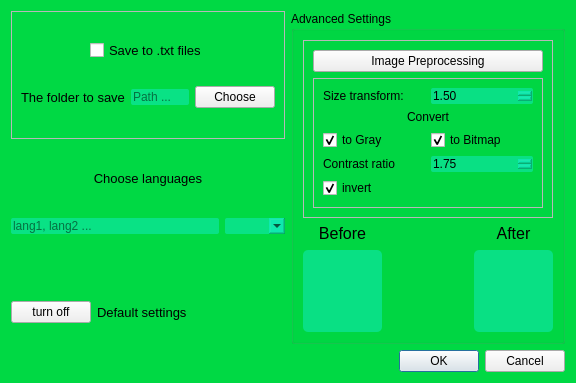
<?xml version="1.0" encoding="UTF-8"?>
<ui version="4.0">
 <class>Form</class>
 <widget class="QWidget" name="Form">
  <property name="windowModality">
   <enum>Qt::NonModal</enum>
  </property>
  <property name="geometry">
   <rect>
    <x>0</x>
    <y>0</y>
    <width>576</width>
    <height>383</height>
   </rect>
  </property>
  <property name="minimumSize">
   <size>
    <width>576</width>
    <height>383</height>
   </size>
  </property>
  <property name="maximumSize">
   <size>
    <width>650</width>
    <height>450</height>
   </size>
  </property>
  <property name="windowTitle">
   <string>Image Settings</string>
  </property>
  <property name="styleSheet">
   <string notr="true">#Form {
	background-color: rgb(0, 217, 68);
}

QLineEdit, QComboBox, QDoubleSpinBox, #label_image_before, #label_image_after {
	border-radius: 2px;
	background-color: rgb(26, 244, 255, 88);
}

#label_image_before, #label_image_after {
	border-radius: 5px;
}</string>
  </property>
  <layout class="QVBoxLayout" name="verticalLayout_11">
   <item>
    <layout class="QVBoxLayout" name="verticalLayout_10">
     <item>
      <layout class="QHBoxLayout" name="horizontalLayout_9" stretch="1,1">
       <item>
        <layout class="QVBoxLayout" name="verticalLayout_9" stretch="2,2,1">
         <item>
          <widget class="QFrame" name="frame_3">
           <property name="frameShape">
            <enum>QFrame::StyledPanel</enum>
           </property>
           <property name="frameShadow">
            <enum>QFrame::Raised</enum>
           </property>
           <layout class="QVBoxLayout" name="verticalLayout_7">
            <item>
             <layout class="QHBoxLayout" name="horizontalLayout_6" stretch="1,1,1">
              <item>
               <spacer name="horizontalSpacer">
                <property name="orientation">
                 <enum>Qt::Horizontal</enum>
                </property>
                <property name="sizeHint" stdset="0">
                 <size>
                  <width>238</width>
                  <height>17</height>
                 </size>
                </property>
               </spacer>
              </item>
              <item>
               <widget class="QCheckBox" name="check_to_txt">
                <property name="font">
                 <font>
                  <pointsize>10</pointsize>
                 </font>
                </property>
                <property name="layoutDirection">
                 <enum>Qt::LeftToRight</enum>
                </property>
                <property name="autoFillBackground">
                 <bool>false</bool>
                </property>
                <property name="inputMethodHints">
                 <set>Qt::ImhNone</set>
                </property>
                <property name="text">
                 <string>Save to .txt files</string>
                </property>
                <property name="tristate">
                 <bool>false</bool>
                </property>
               </widget>
              </item>
              <item>
               <spacer name="horizontalSpacer_2">
                <property name="orientation">
                 <enum>Qt::Horizontal</enum>
                </property>
                <property name="sizeHint" stdset="0">
                 <size>
                  <width>40</width>
                  <height>20</height>
                 </size>
                </property>
               </spacer>
              </item>
             </layout>
            </item>
            <item>
             <layout class="QHBoxLayout" name="horizontalLayout_5">
              <item>
               <widget class="QLabel" name="label_7">
                <property name="font">
                 <font>
                  <pointsize>10</pointsize>
                 </font>
                </property>
                <property name="text">
                 <string>The folder to save</string>
                </property>
               </widget>
              </item>
              <item>
               <widget class="QLineEdit" name="lineEdit_folder_path">
                <property name="placeholderText">
                 <string>Path ...</string>
                </property>
               </widget>
              </item>
              <item>
               <widget class="QPushButton" name="choose_folder_save_but">
                <property name="text">
                 <string>Choose</string>
                </property>
               </widget>
              </item>
             </layout>
            </item>
           </layout>
          </widget>
         </item>
         <item>
          <layout class="QVBoxLayout" name="verticalLayout_8" stretch="2,3,1">
           <item>
            <widget class="QLabel" name="label_8">
             <property name="font">
              <font>
               <pointsize>10</pointsize>
              </font>
             </property>
             <property name="text">
              <string>Сhoose languages</string>
             </property>
             <property name="alignment">
              <set>Qt::AlignCenter</set>
             </property>
            </widget>
           </item>
           <item>
            <layout class="QHBoxLayout" name="horizontalLayout_7">
             <item>
              <widget class="QLineEdit" name="input_langs">
               <property name="placeholderText">
                <string>lang1, lang2 ...</string>
               </property>
              </widget>
             </item>
             <item>
              <widget class="QComboBox" name="comboBox_langs"/>
             </item>
            </layout>
           </item>
           <item>
            <widget class="QLabel" name="error_input">
             <property name="styleSheet">
              <string notr="true">color: rgb(235, 0, 3);</string>
             </property>
             <property name="text">
              <string/>
             </property>
            </widget>
           </item>
          </layout>
         </item>
         <item>
          <layout class="QHBoxLayout" name="horizontalLayout_8" stretch="1,8">
           <item>
            <widget class="QPushButton" name="turn_off_settings">
             <property name="text">
              <string>turn off</string>
             </property>
            </widget>
           </item>
           <item>
            <widget class="QLabel" name="label_9">
             <property name="font">
              <font>
               <pointsize>10</pointsize>
              </font>
             </property>
             <property name="text">
              <string>Default settings</string>
             </property>
            </widget>
           </item>
          </layout>
         </item>
        </layout>
       </item>
       <item>
        <widget class="QGroupBox" name="advance_set_image_group">
         <property name="styleSheet">
          <string notr="true"/>
         </property>
         <property name="title">
          <string>Advanced Settings</string>
         </property>
         <layout class="QVBoxLayout" name="verticalLayout_3">
          <item>
           <widget class="QFrame" name="frame_2">
            <property name="frameShape">
             <enum>QFrame::StyledPanel</enum>
            </property>
            <property name="frameShadow">
             <enum>QFrame::Raised</enum>
            </property>
            <layout class="QVBoxLayout" name="verticalLayout_4">
             <item>
              <widget class="QPushButton" name="prerrocessing_image_but">
               <property name="text">
                <string>Image Preprocessing</string>
               </property>
               <property name="checkable">
                <bool>true</bool>
               </property>
               <property name="checked">
                <bool>false</bool>
               </property>
               <property name="autoRepeat">
                <bool>false</bool>
               </property>
              </widget>
             </item>
             <item>
              <widget class="QFrame" name="frame">
               <property name="frameShape">
                <enum>QFrame::StyledPanel</enum>
               </property>
               <property name="frameShadow">
                <enum>QFrame::Raised</enum>
               </property>
               <layout class="QVBoxLayout" name="verticalLayout_2">
                <item>
                 <layout class="QHBoxLayout" name="horizontalLayout">
                  <item>
                   <widget class="QLabel" name="label">
                    <property name="text">
                     <string>Size transform:</string>
                    </property>
                   </widget>
                  </item>
                  <item>
                   <widget class="QDoubleSpinBox" name="size_SpinBox">
                    <property name="minimum">
                     <double>0.500000000000000</double>
                    </property>
                    <property name="maximum">
                     <double>8.000000000000000</double>
                    </property>
                    <property name="singleStep">
                     <double>0.500000000000000</double>
                    </property>
                    <property name="value">
                     <double>1.500000000000000</double>
                    </property>
                   </widget>
                  </item>
                 </layout>
                </item>
                <item>
                 <layout class="QVBoxLayout" name="verticalLayout">
                  <item>
                   <widget class="QLabel" name="label_2">
                    <property name="text">
                     <string>Convert</string>
                    </property>
                    <property name="alignment">
                     <set>Qt::AlignCenter</set>
                    </property>
                   </widget>
                  </item>
                  <item>
                   <layout class="QHBoxLayout" name="horizontalLayout_2">
                    <item>
                     <widget class="QCheckBox" name="check_gray">
                      <property name="text">
                       <string>to Gray</string>
                      </property>
                      <property name="checked">
                       <bool>true</bool>
                      </property>
                     </widget>
                    </item>
                    <item>
                     <widget class="QCheckBox" name="check_bitmap">
                      <property name="text">
                       <string>to Bitmap</string>
                      </property>
                      <property name="checked">
                       <bool>true</bool>
                      </property>
                     </widget>
                    </item>
                   </layout>
                  </item>
                 </layout>
                </item>
                <item>
                 <layout class="QHBoxLayout" name="horizontalLayout_3">
                  <item>
                   <widget class="QLabel" name="label_3">
                    <property name="text">
                     <string>Contrast ratio</string>
                    </property>
                   </widget>
                  </item>
                  <item>
                   <widget class="QDoubleSpinBox" name="contract_SpinBox">
                    <property name="minimum">
                     <double>0.400000000000000</double>
                    </property>
                    <property name="maximum">
                     <double>3.000000000000000</double>
                    </property>
                    <property name="singleStep">
                     <double>0.050000000000000</double>
                    </property>
                    <property name="value">
                     <double>1.750000000000000</double>
                    </property>
                   </widget>
                  </item>
                 </layout>
                </item>
                <item>
                 <widget class="QCheckBox" name="check_invert">
                  <property name="text">
                   <string>invert</string>
                  </property>
                  <property name="checked">
                   <bool>true</bool>
                  </property>
                 </widget>
                </item>
               </layout>
              </widget>
             </item>
            </layout>
           </widget>
          </item>
          <item>
           <layout class="QHBoxLayout" name="horizontalLayout_4">
            <item>
             <layout class="QVBoxLayout" name="verticalLayout_6" stretch="1,4">
              <item>
               <widget class="QLabel" name="label_5">
                <property name="font">
                 <font>
                  <pointsize>12</pointsize>
                 </font>
                </property>
                <property name="text">
                 <string>Before</string>
                </property>
                <property name="alignment">
                 <set>Qt::AlignHCenter|Qt::AlignTop</set>
                </property>
               </widget>
              </item>
              <item>
               <widget class="QLabel" name="label_image_before">
                <property name="text">
                 <string/>
                </property>
               </widget>
              </item>
             </layout>
            </item>
            <item>
             <widget class="QLabel" name="label_4">
              <property name="styleSheet">
               <string notr="true">margin: auto, auto;
</string>
              </property>
              <property name="text">
               <string/>
              </property>
              <property name="pixmap">
               <pixmap resource="icons.qrc">:/feather/arrow-right.svg</pixmap>
              </property>
              <property name="scaledContents">
               <bool>true</bool>
              </property>
              <property name="alignment">
               <set>Qt::AlignCenter</set>
              </property>
             </widget>
            </item>
            <item>
             <layout class="QVBoxLayout" name="verticalLayout_5" stretch="1,4">
              <item>
               <widget class="QLabel" name="label_6">
                <property name="font">
                 <font>
                  <pointsize>12</pointsize>
                 </font>
                </property>
                <property name="text">
                 <string>After</string>
                </property>
                <property name="alignment">
                 <set>Qt::AlignHCenter|Qt::AlignTop</set>
                </property>
               </widget>
              </item>
              <item>
               <widget class="QLabel" name="label_image_after">
                <property name="text">
                 <string/>
                </property>
               </widget>
              </item>
             </layout>
            </item>
           </layout>
          </item>
         </layout>
        </widget>
       </item>
      </layout>
     </item>
     <item>
      <layout class="QHBoxLayout" name="horizontalLayout_10">
       <item>
        <spacer name="horizontalSpacer_3">
         <property name="orientation">
          <enum>Qt::Horizontal</enum>
         </property>
         <property name="sizeHint" stdset="0">
          <size>
           <width>398</width>
           <height>20</height>
          </size>
         </property>
        </spacer>
       </item>
       <item>
        <widget class="QDialogButtonBox" name="accepting_response">
         <property name="standardButtons">
          <set>QDialogButtonBox::Cancel|QDialogButtonBox::Ok</set>
         </property>
        </widget>
       </item>
      </layout>
     </item>
    </layout>
   </item>
  </layout>
 </widget>
 <resources>
  <include location="icons.qrc"/>
 </resources>
 <connections>
  <connection>
   <sender>prerrocessing_image_but</sender>
   <signal>toggled(bool)</signal>
   <receiver>frame</receiver>
   <slot>setHidden(bool)</slot>
   <hints>
    <hint type="sourcelabel">
     <x>454</x>
     <y>62</y>
    </hint>
    <hint type="destinationlabel">
     <x>456</x>
     <y>79</y>
    </hint>
   </hints>
  </connection>
 </connections>
</ui>
